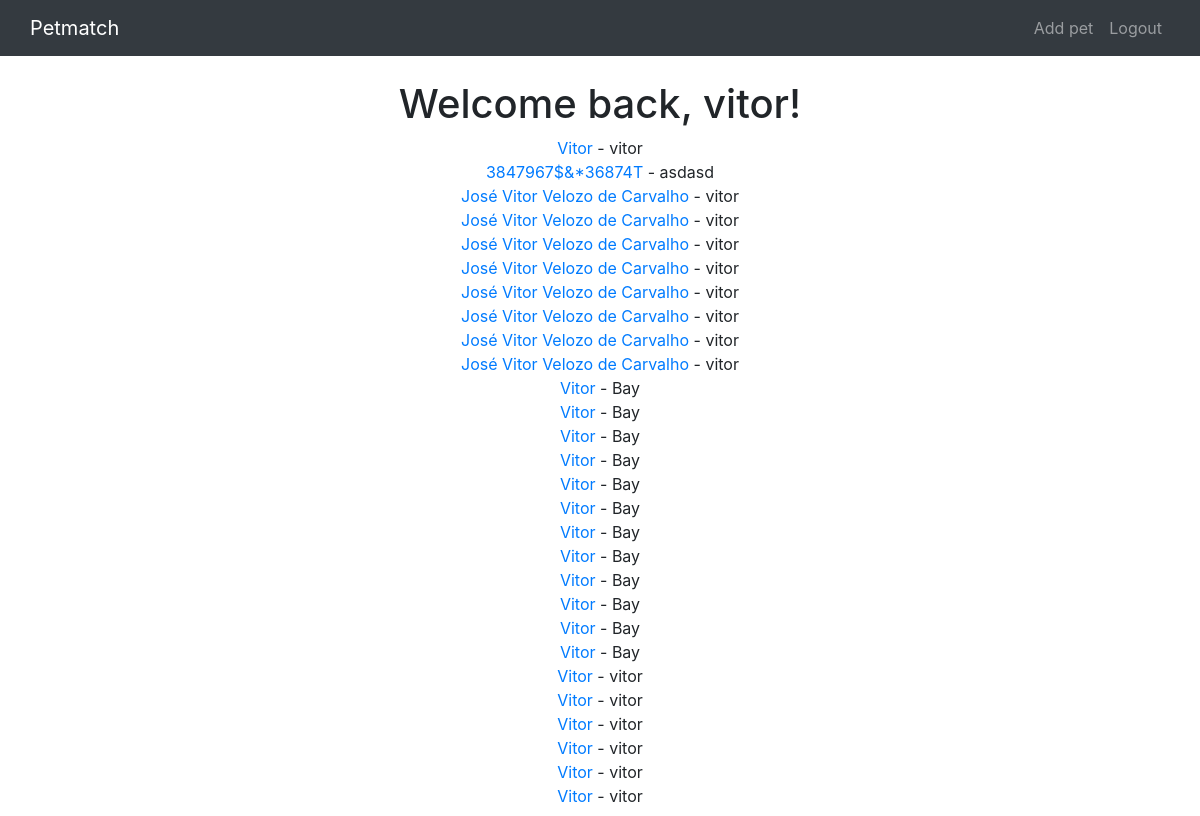
/ (signed in), run on an earlier commit of the app's database.
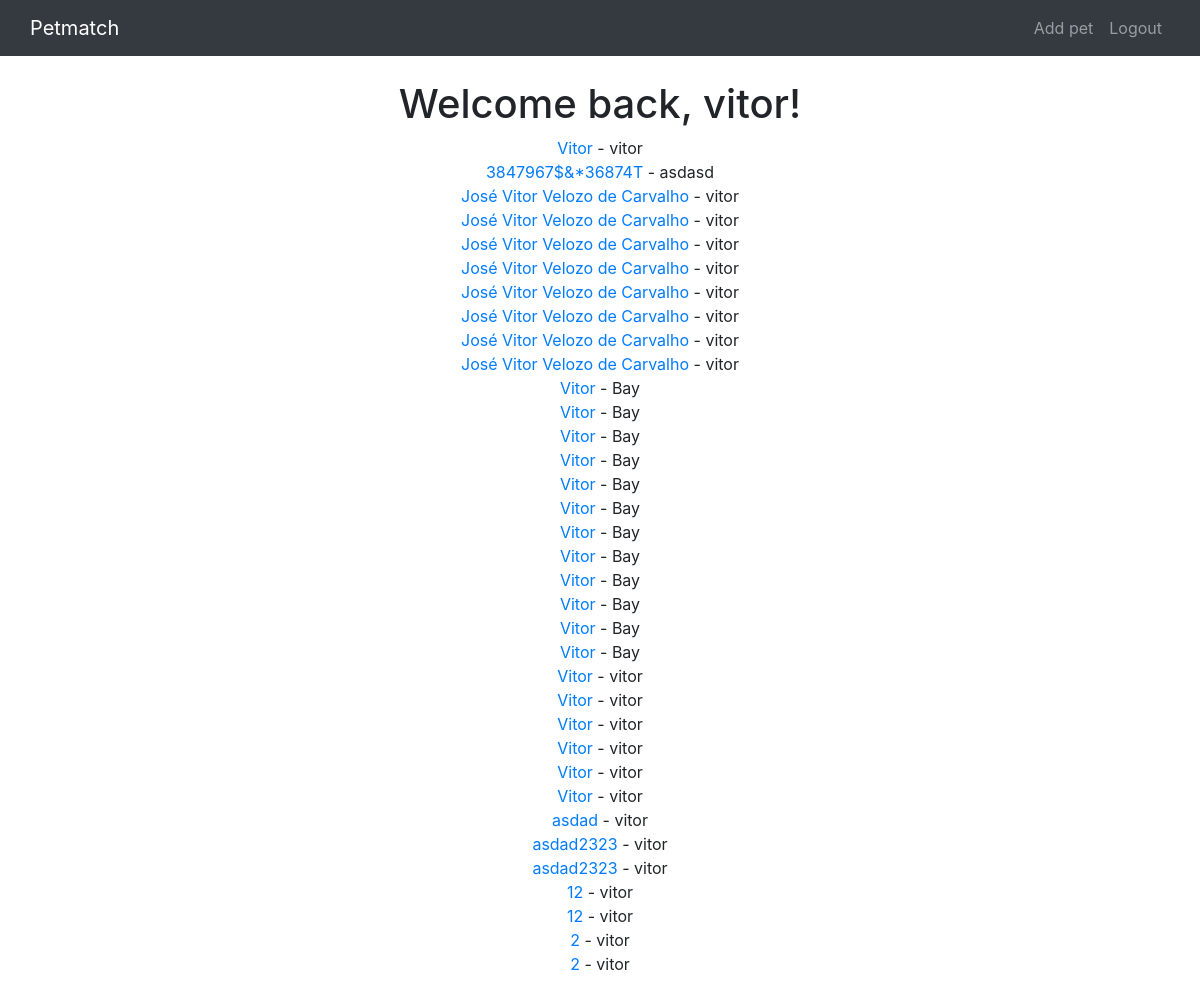
And on a later commit of the database.
### petmatchapp/models.py (models this page shows, shortened)
class PetProfile(models.Model):
    name = models.CharField(max_length=30)
    author = models.ForeignKey(User, on_delete=models.CASCADE)
    age = models.IntegerField()
    race = models.CharField(max_length=30)
    bio = models.TextField()

### petmatchapp/views.py (the view)
# urls.py: path("", views.HomePageView.as_view(), name="home"),
class HomePageView(ListView):
    model = PetProfile
    template_name = "home.html"

### templates/home.html (shortened to what this page needs)
{% extends 'base.html' %}
{% block content %}
{% if user.is_authenticated %}
<div class="col-8 m-auto pt-2 pb-2 text-center">
    {% load account %}
    <h1>Welcome back, {% user_display user %}!</h1>
    {% for PetProfile in object_list %}
        <a href="/pet/{{PetProfile.pk}}">{{PetProfile.name}}</a> - {{PetProfile.author}}
        <br>
    {% endfor %}
</div>
{% endif %}
{% endblock %}

What changed in the data, as far as the page shows it:
added PetProfile: name "asdad", author "vitor"
added PetProfile: name "asdad2323", author "vitor"
added PetProfile: name "asdad2323", author "vitor"
added PetProfile: name "12", author "vitor"
added PetProfile: name "12", author "vitor"
added PetProfile: name "2", author "vitor"
added PetProfile: name "2", author "vitor"
